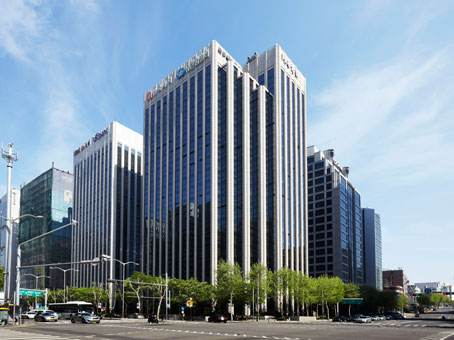
#> input picture images/buildings.jpg, 454 x 340 px
$ python 'Basic Operations on Images.py'
#> lines starting #> are read from the running program, lines starting #| are printed output that depends on the picture; after the words box and inside, x2 and y2 are one past the last pixel; in counts of white or black regions, pixels touching at a corner belong together
import cv2
import numpy as np

img = cv2.imread('../images/buildings.jpg')
#> img is the input picture: shape (340, 454, 3); mean B, G, R 160.6, 145.3, 127.5
px = img[100, 100]  # B G R
#> px = [231, 194, 150]
print(px)
#| [231 194 150]

# pick blue
blue = img[100, 100, 0]
#> blue = 231
print(blue)
#| 231

# modify pixel
img[100, 100] = [255, 255, 255]
#> img: shape (340, 454, 3); under 0.01% of pixels changed, all inside (x1, y1, x2, y2) = (100, 100, 101, 101)
print(img[100, 100])
#| [255 255 255]

# better methods to access pixel
print(img.item(100, 100, 2))  # Red
#| 255
img.itemset((100, 100, 2), 100)
#> img: shape (340, 454, 3); mean B, G, R 160.6, 145.3, 127.5
print(img.item(100, 100, 2))
#| 100

print(img.shape, img.size, img.dtype)
#| (340, 454, 3) 463080 uint8

_rect = img[200:300, 200:300]  # 选择200:300行、200:400列区域作为截取对象
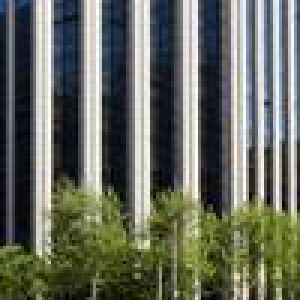
#> _rect: shape (100, 100, 3) (shown 3 times larger); mean B, G, R 95.6, 107.4, 103.5
img[0:100, 0:100] = _rect
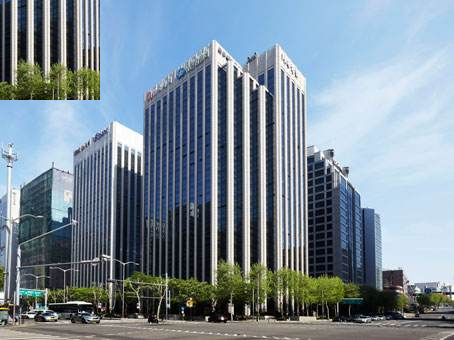
#> img: shape (340, 454, 3); mean B, G, R 151.9, 139.7, 124
# cv2.imshow('image', img)
# cv2.waitKey(0)
# cv2.destroyAllWindows()

# Splitting and Merging Image Channels
b, g, r = cv2.split(img)  # or b=img[:,:,0]
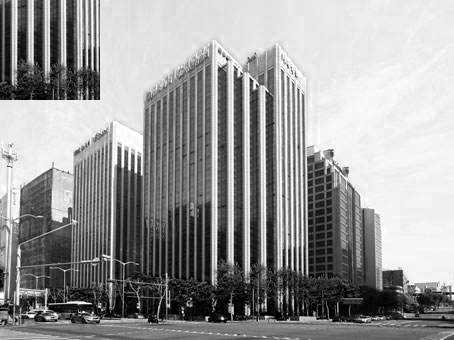
#> b: shape (340, 454); min 0, max 255, mean 151.9
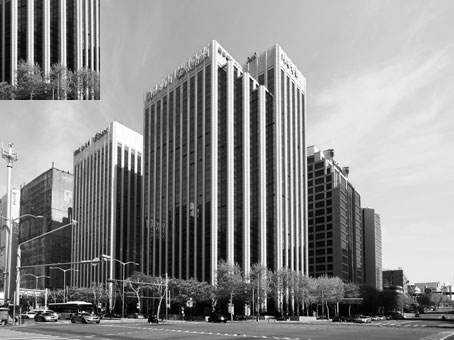
#> g: shape (340, 454); min 0, max 255, mean 139.7
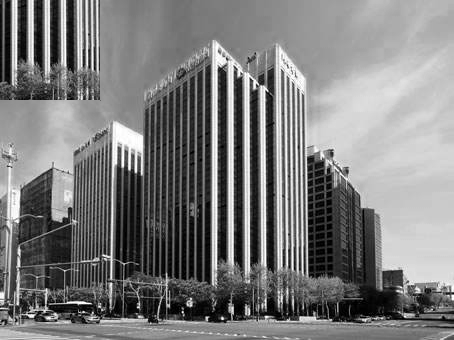
#> r: shape (340, 454); min 0, max 255, mean 124
img = cv2.merge((b, g, r))

img[:, :, 2] = 0  # Make red 0
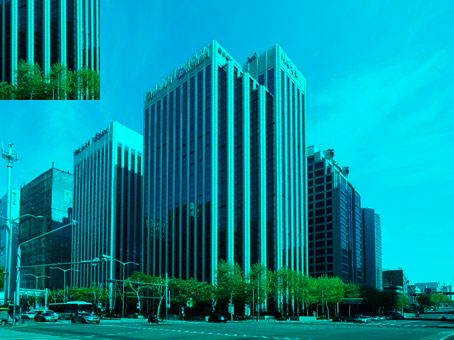
#> img: shape (340, 454, 3); mean B, G, R 151.9, 139.7, 0
BLUE = [255, 0, 0]
constant = cv2.copyMakeBorder(img, 5, 5, 5, 5, cv2.BORDER_CONSTANT, value=BLUE)
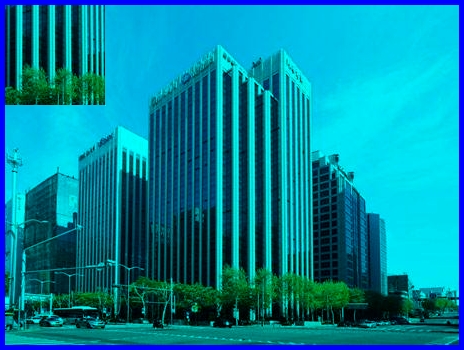
#> constant: shape (350, 464, 3); mean B, G, R 157, 132.8, 0
cv2.imshow('image', constant)
cv2.waitKey(0)
cv2.destroyAllWindows()
